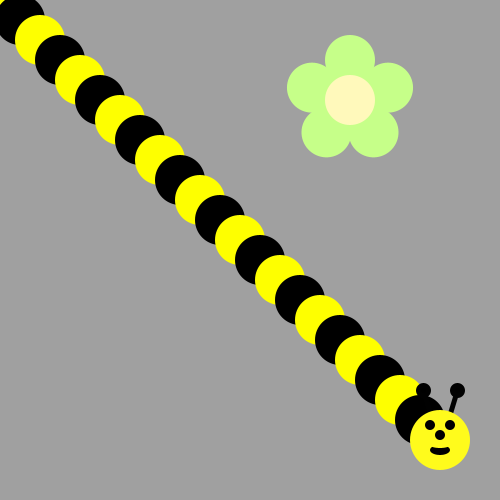
Frame 1 (no input)
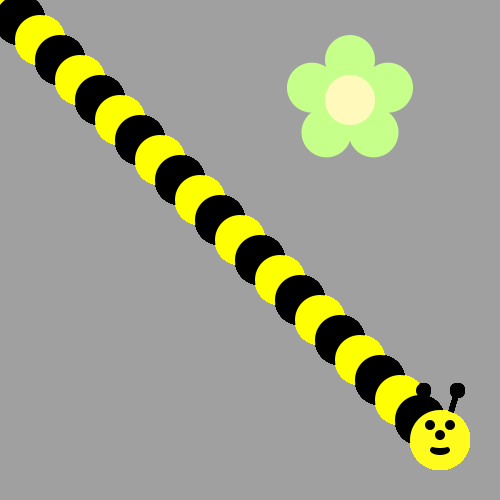
Frame 60 (the mouse pressed at the canvas centre just before this capture)
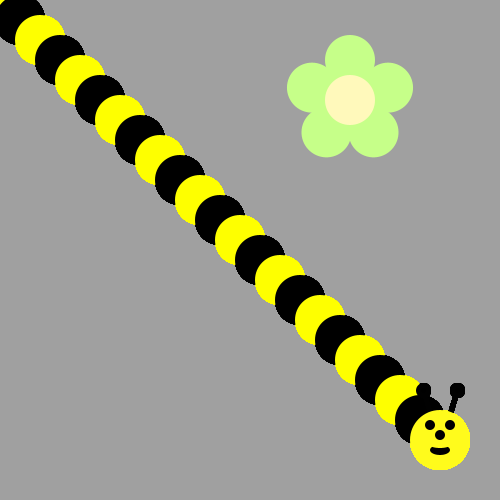
Frame 120 (the mouse held since frame 60 and released just before this capture)

The Processing sketch that drew these frames (run headless with seeded random() and noise(); from frame 60 on, the mouse is pressed at the canvas centre):

// Processing sketch: legless_centipede
// ── legless_centipede.pde
void draw() {
  for(int i=0; i<22; i++) {
    if(i%2==0) {
  fill(#FEFF00);
  ellipse(i*20,i*20,50,50);
    }else{
      fill(0,0,0);
   ellipse(i*20,i*20,50,50);
    }
  }
  drawBeeFace(440,440);
/*Use a loop to make a body for the Bee!
Then put his head on using drawBeeFace(x,y)
Use Modulo to make the colors alternate 
*/
}

void drawFlower(int x, int y) {
     noStroke();
     translate(x, y);
     // draw 5 petals, rotating after each one
     fill(#c6ff89);      // green
      for (int i = 0; i < 5; i++) {
           ellipse(0, -40, 50, 50);
          rotate(radians(72));
     }
     fill(#fff9bb); // light yellow
     ellipse(0, 0, 50, 50);
} 
void drawBeeFace(int BeeFaceX, int BeeFaceY) {
     noStroke();
     fill(0, 0, 0);
     stroke(1);
     strokeWeight(5);
     line(BeeFaceX-10, BeeFaceY-27, BeeFaceX-17, BeeFaceY-50);
     line(BeeFaceX+10, BeeFaceY-27, BeeFaceX+17, BeeFaceY-50);
     ellipse(BeeFaceX-17, BeeFaceY-50, 10, 10);
     ellipse(BeeFaceX+17, BeeFaceY-50, 10, 10);
     noStroke();
     fill(255, 251, 28);
     ellipse(BeeFaceX, BeeFaceY, 60, 60); // face
     fill(255, 237, 209);
     fill(0,0,0);
      ellipse(BeeFaceX-10, BeeFaceY-15, 10, 10); // eyes
     ellipse(BeeFaceX+10, BeeFaceY-15, 10, 10);
      ellipse(BeeFaceX, BeeFaceY-5, 10, 10); // nose
      ellipse(BeeFaceX, BeeFaceY+10, 20, 10);// mouth
     fill(255, 251, 28);
     ellipse(BeeFaceX, BeeFaceY+5, 20, 6);
}

void setup() {
     ellipseMode(CENTER);
     size(500, 500);
     background(160, 160, 160);
      drawFlower(350, 100);
} 
